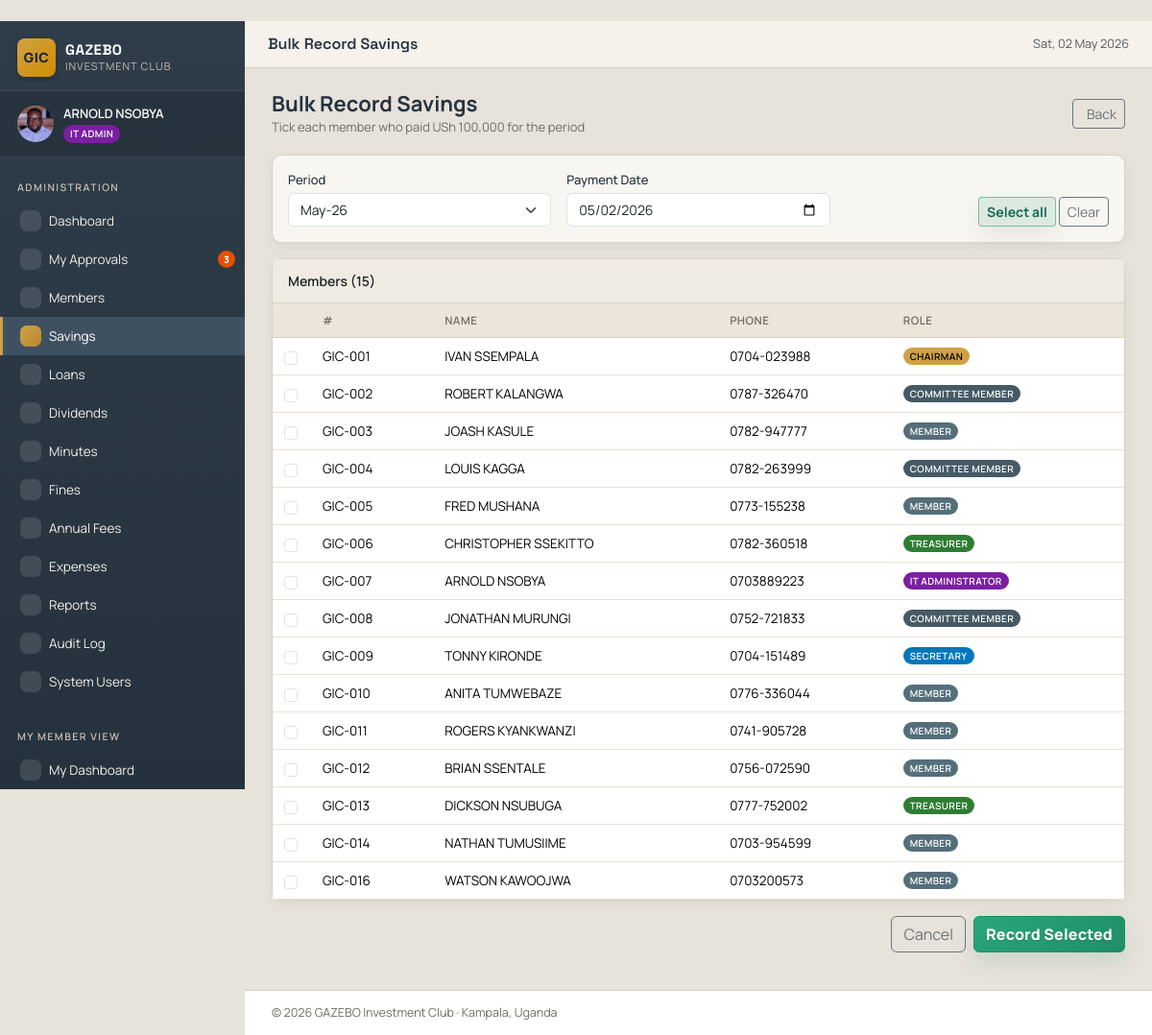
Before: /admin/savings/bulk (signed in) with the older database file.
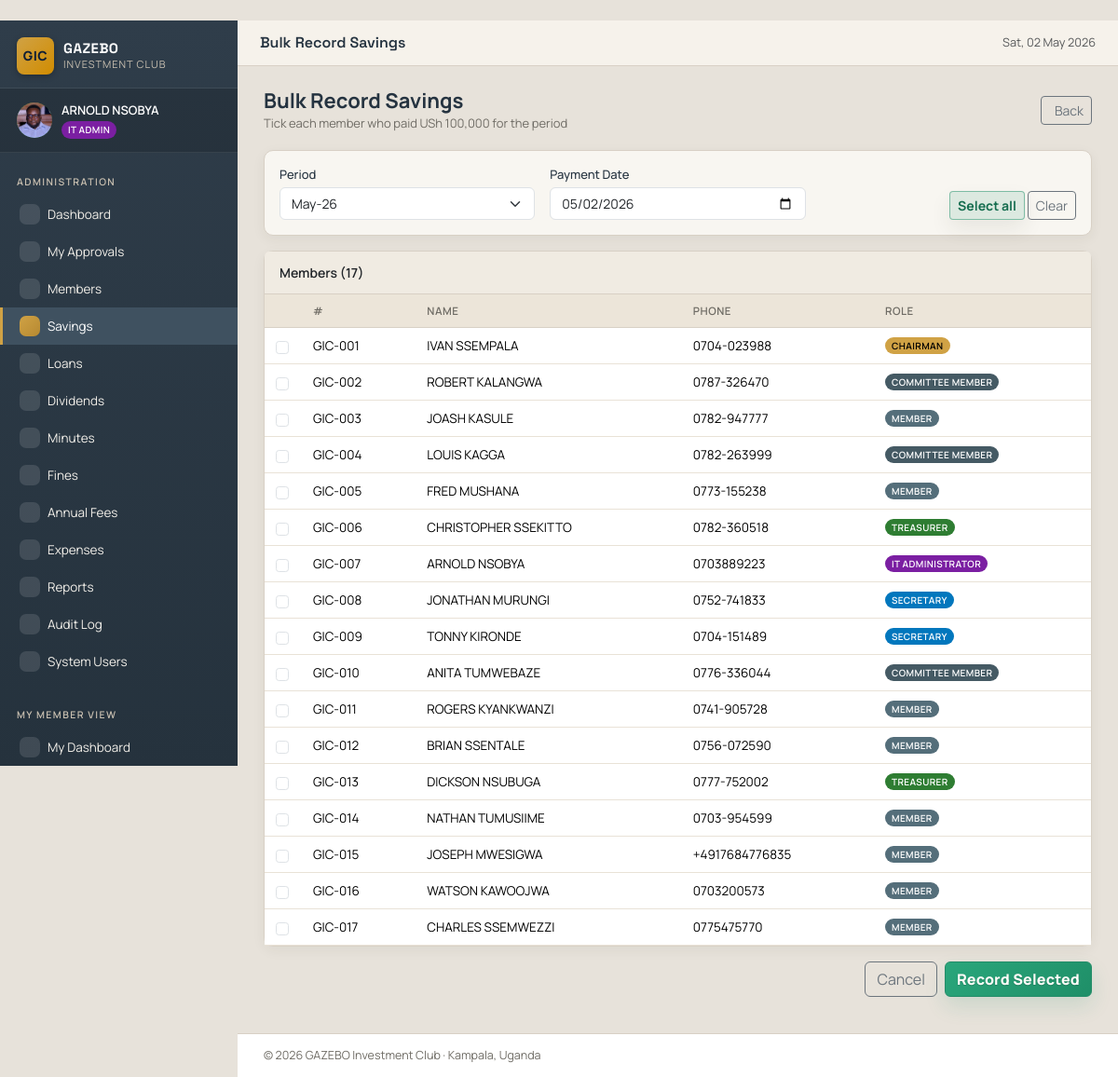
After: the same page with the newer database file.
### tables this page shows
CREATE TABLE members (
    id              INTEGER PRIMARY KEY AUTOINCREMENT,
    member_no       TEXT UNIQUE NOT NULL,         -- e.g. GIC-001
    full_name       TEXT NOT NULL,
    phone           TEXT,
    email           TEXT,
    national_id     TEXT,
    district        TEXT DEFAULT 'Kampala',
    address         TEXT,
    next_of_kin     TEXT,
    nok_phone       TEXT,
    role            TEXT NOT NULL DEFAULT 'MEMBER',
    join_date       DATE NOT NULL,
    status          TEXT DEFAULT 'Active',        -- Active / Inactive / Suspended
    photo_url       TEXT,
    notes           TEXT,
    created_at      TIMESTAMP DEFAULT CURRENT_TIMESTAMP,
    updated_at      TIMESTAMP DEFAULT CURRENT_TIMESTAMP
, surname TEXT, first_name TEXT, other_names TEXT, gender TEXT, date_of_birth DATE, nationality TEXT DEFAULT 'Ugandan', marital_status TEXT, tin TEXT, nid_copy_url TEXT, alt_phone TEXT, whatsapp_no TEXT, village_street TEXT, employment_status TEXT, occupation TEXT, employer_business TEXT, monthly_income REAL, monthly_contribution REAL DEFAULT 100000, preferred_pay_date INTEGER, mobile_money_no TEXT, bank_account_no TEXT, share_account_no TEXT, nok_relationship TEXT, nok_address TEXT, nid_copy_approved INTEGER DEFAULT 0, membership_form_url TEXT);

### admin_routes.py (the view, shortened to what this page needs)
@bp.route('/savings/bulk', methods=['GET', 'POST'])
@role_required('IT_ADMIN', 'TREASURER')
def savings_bulk():
    db = get_db()
    members = db.execute(
        "SELECT * FROM members WHERE status='Active' ORDER BY member_no"
    ).fetchall()
    periods = all_savings_periods()
    cur_period = period_str(date.today())
    return render_template(
        'admin/savings_bulk.html',
        members=members, periods=periods, default_period=cur_period,
    )

### database.py (called while the page is built)
def get_db():
    if 'db' not in g:
        g.db = sqlite3.connect(
            current_app.config['DATABASE_PATH'],
            detect_types=sqlite3.PARSE_DECLTYPES,
        )
        g.db.row_factory = sqlite3.Row
        g.db.execute("PRAGMA foreign_keys = ON;")
    return g.db

### utils.py (called while the page is built)
def period_str(d):
    if isinstance(d, str):
        d = datetime.strptime(d, '%Y-%m-%d').date()
    return d.strftime('%Y-%m')

def period_label(period):
    if not period:
        return ''
    try:
        d = datetime.strptime(period, '%Y-%m')
        return d.strftime('%b-%y')
    except ValueError:
        return period

def list_periods(start_period, end_period):
    start = datetime.strptime(start_period, '%Y-%m')
    end = datetime.strptime(end_period, '%Y-%m')
    out = []
    cur = start
    while cur <= end:
        out.append(cur.strftime('%Y-%m'))
        cur += relativedelta(months=1)
    return out

def all_savings_periods(today=None):
    today = today or date.today()
    end = period_str(today)
    return list_periods(Config.SAVINGS_START_PERIOD, end)

def fmt_money(amount, with_symbol=True):
    if amount is None:
        amount = 0
    try:
        amount = int(amount)
    except (ValueError, TypeError):
        return str(amount)
    formatted = f"{amount:,}"
    if with_symbol:
        return f"{Config.CURRENCY_SYMBOL} {formatted}"
    return formatted

def role_required(*roles):
    def decorator(f):
        @wraps(f)
        def decorated(*args, **kwargs):
            if 'user_id' not in session:
                return redirect(url_for('auth.login'))
            if session.get('role') not in roles:
                flash('You do not have permission to access this page.', 'danger')
                return redirect(url_for('admin.dashboard') if Config.ROLES.get(
                    session.get('role'), {}).get('admin') else url_for('member.dashboard'))
            return f(*args, **kwargs)
        return decorated
    return decorator

### templates/admin/savings_bulk.html (shortened to what this page needs)
﻿{% extends "base.html" %}
{% block topbar %}Bulk Record Savings{% endblock %}
{% block content %}
<div class="page-header">
  <div><h1>Bulk Record Savings</h1><div class="subtitle">Tick each member who paid {{ CONFIG.MONTHLY_SAVINGS_AMOUNT|money }} for the period</div></div>
  <a href="{{ url_for('admin.savings_list', view='overview') }}" class="btn btn-outline-secondary btn-sm"> Back</a>
</div>
<form method="post">
  <div class="card mb-3">
    <div class="card-body row g-3 align-items-end">
      <div class="col-md-4">
        <label class="form-label">Period</label>
        <select name="period" class="form-select" required>
          {% for p in periods %}
          <option value="{{ p }}" {% if p == default_period %}selected{% endif %}>{{ p|period_label }}</option>
          {% endfor %}
        </select>
      </div>
      <div class="col-md-4">
        <label class="form-label">Payment Date</label>
        <input type="date" name="payment_date" class="form-control" value="{{ today.isoformat() }}">
      </div>
      <div class="col-md-4 text-end">
        <button type="button" class="btn btn-outline-primary btn-sm" onclick="document.querySelectorAll('input[name=member_ids]').forEach(c => c.checked = true)"> Select all</button>
        <button type="button" class="btn btn-outline-secondary btn-sm" onclick="document.querySelectorAll('input[name=member_ids]').forEach(c => c.checked = false)">Clear</button>
      </div>
    </div>
  </div>
  <div class="card">
    <div class="card-header">Members ({{ members|length }})</div>
    <div class="card-body p-0">
      <table class="table mb-0">
        <thead><tr><th width="40"></th><th>#</th><th>Name</th><th>Phone</th><th>Role</th></tr></thead>
        <tbody>
          {% for m in members %}
          <tr>
            <td><input type="checkbox" class="form-check-input" name="member_ids" value="{{ m.id }}" id="m{{ m.id }}"></td>
            <td><label for="m{{ m.id }}">{{ m.member_no }}</label></td>
            <td><label for="m{{ m.id }}" style="cursor:pointer">{{ m.full_name }}</label></td>
            <td>{{ m.phone or '-' }}</td>
            <td><span class="role-badge role-{{ m.role|lower }}">{{ ROLES[m.role].name }}</span></td>
          </tr>
          {% endfor %}
        </tbody>
      </table>
    </div>
  </div>
  <div class="d-flex justify-content-end gap-2 mt-3">
    <a href="{{ url_for('admin.savings_list', view='overview') }}" class="btn btn-outline-secondary">Cancel</a>
    <button type="submit" class="btn btn-primary"> Record Selected</button>
  </div>
</form>
{% endblock %}

### templates/base.html (shortened to what this page needs)
﻿<!doctype html>
<html lang="en">
<head>
  <link href="https://cdn.jsdelivr.net/npm/bootstrap@5.3.3/dist/css/bootstrap.min.css" rel="stylesheet">
  <link href="https://cdn.jsdelivr.net/npm/bootstrap-icons@1.11.3/font/bootstrap-icons.css" rel="stylesheet">
  <link rel="stylesheet" href="https://unpkg.com/@phosphor-icons/web@2.1.1/src/regular/style.css">
  <link rel="stylesheet" href="{{ url_for('static', filename='css/style.css') }}">
</head>
<body class="app-body">
  {% if session.user_id %}
  <div class="app-shell">
    <aside class="app-sidebar" id="sidebar">
      <div class="brand">
        <div class="brand-mark">GIC</div>
        <div class="brand-text">
          <div class="brand-name">GAZEBO</div>
          <div class="brand-sub">Investment Club</div>
        </div>
      </div>
      <div class="user-card">
        <div class="user-avatar">
          {% if session.photo_url %}
          <img src="{{ url_for('static', filename=session.photo_url) }}" alt="Profile photo" class="avatar-img">
          {% else %}
          {{ session.full_name[0]|upper if session.full_name else 'U' }}
          {% endif %}
        </div>
        <div class="user-meta">
          <div class="user-name">{{ session.full_name }}</div>
          <div class="user-role">
            <span class="role-badge role-{{ session.role|lower }}">
              {% if session.role == 'IT_ADMIN' %}IT Admin
              {% elif session.role == 'CHAIRMAN' %}Chairman
              {% elif session.role == 'SECRETARY' %}Secretary
              {% elif session.role == 'TREASURER' %}Treasurer
              {% elif session.role == 'COMMITTEE' %}Committee
              {% else %}Member{% endif %}
            </span>
          </div>
        </div>
      </div>
      <nav class="app-nav">
        {% if ROLES[session.role].admin %}
          <div class="nav-section">Administration</div>
          <a href="{{ url_for('admin.dashboard') }}" class="nav-link {% if request.endpoint == 'admin.dashboard' %}active{% endif %}">
            <i class="ph ph-gauge"></i> Dashboard
          </a>
          <a href="{{ url_for('admin.approvals') }}" class="nav-link {% if request.endpoint == 'admin.approvals' %}active{% endif %}" style="position:relative">
            <i class="ph ph-check-square"></i> My Approvals
            {% if pending_approvals_count %}
            <span class="nav-badge-exp" style="background:#dc2626">{{ pending_approvals_count }}</span>
            {% elif unread_notifications_count %}
            <span class="nav-badge-exp">{{ unread_notifications_count }}</span>
            {% endif %}
          </a>
          <a href="{{ url_for('admin.members_list') }}" class="nav-link {% if request.endpoint and request.endpoint.startswith('admin.member') %}active{% endif %}">
            <i class="ph ph-users-three"></i> Members
          </a>
          <a href="{{ url_for('admin.savings_list') }}" class="nav-link {% if request.endpoint and request.endpoint.startswith('admin.savings') %}active{% endif %}">
            <i class="ph ph-bank"></i> Savings
          </a>
          <a href="{{ url_for('admin.loans_list') }}" class="nav-link {% if request.endpoint and request.endpoint.startswith('admin.loan') %}active{% endif %}">
            <i class="ph ph-hand-coins"></i> Loans
          </a>
          <a href="{{ url_for('admin.dividends_list') }}" class="nav-link {% if request.endpoint and request.endpoint.startswith('admin.dividend') %}active{% endif %}">
            <i class="ph ph-chart-line-up"></i> Dividends
          </a>
          <a href="{{ url_for('admin.minutes_list') }}" class="nav-link {% if request.endpoint and request.endpoint.startswith('admin.minutes') %}active{% endif %}">
            <i class="ph ph-notepad"></i> Minutes
          </a>
          <a href="{{ url_for('admin.fines_list') }}" class="nav-link {% if request.endpoint and request.endpoint.startswith('admin.fines') %}active{% endif %}">
            <i class="ph ph-warning-octagon"></i> Fines
          </a>
          <a href="{{ url_for('admin.fees_list') }}" class="nav-link {% if request.endpoint and request.endpoint.startswith('admin.fees') %}active{% endif %}">
            <i class="ph ph-receipt"></i> Annual Fees
          </a>
          <a href="{{ url_for('admin.expenses_list') }}" class="nav-link {% if request.endpoint and request.endpoint.startswith('admin.expenses') %}active{% endif %}" style="position:relative">
            <i class="ph ph-wallet"></i> Expenses
          </a>
          <a href="{{ url_for('admin.reports') }}" class="nav-link {% if request.endpoint == 'admin.reports' %}active{% endif %}">
            <i class="ph ph-chart-bar"></i> Reports
          </a>
          {% if session.role in ('IT_ADMIN', 'CHAIRMAN') %}
          <a href="{{ url_for('admin.audit_list') }}" class="nav-link {% if request.endpoint == 'admin.audit_list' %}active{% endif %}">
            <i class="ph ph-shield-check"></i> Audit Log
          </a>
          <a href="{{ url_for('admin.users_list') }}" class="nav-link {% if request.endpoint and request.endpoint.startswith('admin.users') %}active{% endif %}">
            <i class="ph ph-user-gear"></i> System Users
          </a>
          {% endif %}
          <div class="nav-section mt-3">My Member View</div>
          <a href="{{ url_for('member.dashboard') }}" class="nav-link {% if request.endpoint == 'member.dashboard' %}active{% endif %}">
            <i class="ph ph-house-line"></i> My Dashboard
          </a>
        {% endif %}
      </nav>
    </aside>
    <div class="app-content">
      <header class="app-topbar">
        <div class="topbar-title">{% block topbar %}{% endblock %}</div>
        <div class="topbar-actions">
          <span class="text-muted small d-none d-md-inline">{{ today.strftime('%a, %d %b %Y') }}</span>
        </div>
      </header>
      <main class="app-main">
        {% block content %}{% endblock %}
      </main>
      <footer class="app-footer">
        &copy; {{ today.year }} {{ CONFIG.CLUB_NAME }} &middot; {{ CONFIG.CLUB_LOCATION }}
      </footer>
    </div>
  </div>
  {% else %}
    {% block auth_content %}{% endblock %}
  {% endif %}
</body>
</html>

Changed rows visible on the page:
changed members "GIC-008": phone "0752-721833" → "0752-741833"; role "COMMITTEE MEMBER" → "SECRETARY"
changed members "GIC-010": role "MEMBER" → "COMMITTEE MEMBER"
added members: member_no "GIC-015", full_name "JOSEPH MWESIGWA", phone "+4917684776835", role "MEMBER"
added members: member_no "GIC-017", full_name "CHARLES SSEMWEZZI", phone "0775475770", role "MEMBER"
Other visible differences:
{{ members|length }}: "15" → "17"
{{ unread_notifications_count }}: "3" → (not shown)
